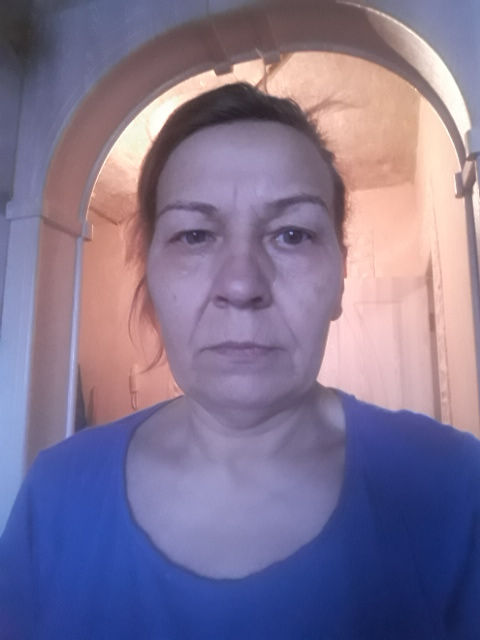
#> input picture Code/Design Ideas/INPUT/0.jpg, 480 x 640 px; its folder holds only this picture in this run
$ python -i flatten.py   (imports and definitions only)
#> lines starting #> are read from the running program, lines starting #| are printed output that depends on the picture
import math
import os
import glob
import cv2 # Import OpenCV
import numpy as np # OpenCV uses NumPy arrays
# import dlib # No longer needed for this version
from collections import defaultdict
import traceback

# --- Configuration ---
INPUT_FOLDER = "Code/INPUT [FIXED]" # Source images PARENT folder
OUTPUT_FOLDER = "Code/Design Ideas/OUTPUT [FLATTENED]" # Output PARENT folder
# PREDICTOR_PATH = "Code/face detector.dat" # No longer needed

# Target size for the resized image (full image will be resized to this)
TARGET_SIZE_W = 220
TARGET_SIZE_H = 220

# FACE_CROP_PADDING_FACTOR = 0.30 # No longer needed

# --- Color Category Bins and Thresholds (OpenCV Hue Scale 0-179) ---
_PILLOW_HUE_CATEGORY_DEFINITIONS = {
    "DEEP_RED": (248, 255), "RED": (0, 10), "RED_ORANGE": (11, 20),
    "ORANGE": (21, 35), "YELLOW_ORANGE": (36, 45), "YELLOW": (46, 58),
    "LIME_GREEN": (59, 75), "GREEN": (76, 110), "TEAL_CYAN": (111, 130),
    "CYAN": (131, 150), "AZURE_BLUE": (151, 170), "BLUE": (171, 190),
    "VIOLET": (191, 210), "PURPLE": (211, 225), "MAGENTA": (226, 238),
    "PINK_HUE": (239, 247),
}

def scale_hue_value_pillow_to_cv2(h_pillow):
    return min(179, max(0, round(h_pillow * 179.0 / 255.0)))

OPENCV_HUE_CATEGORY_DEFINITIONS = {
    name: (scale_hue_value_pillow_to_cv2(low), scale_hue_value_pillow_to_cv2(high if name != "DEEP_RED" else 255))
    for name, (low, high) in _PILLOW_HUE_CATEGORY_DEFINITIONS.items()
}
if OPENCV_HUE_CATEGORY_DEFINITIONS["DEEP_RED"][1] > 179: # Ensure max is 179
    OPENCV_HUE_CATEGORY_DEFINITIONS["DEEP_RED"] = (OPENCV_HUE_CATEGORY_DEFINITIONS["DEEP_RED"][0], 179)

DEFAULT_SATURATION_BINS = {
    "VERY_LOW_S": (0, 40), "LOW_S": (41, 80), "MEDIUM_S": (81, 150),
    "HIGH_S": (151, 210), "VERY_HIGH_S": (211, 255),
}
DEFAULT_VALUE_BINS = {
    "VERY_DARK_V": (0, 40), "DARK_V": (41, 80), "MEDIUM_V": (81, 150),
    "BRIGHT_V": (151, 210), "VERY_BRIGHT_V": (211, 255),
}
DEFAULT_GRAYSCALE_THRESHOLDS = {
    "VERY_LOW_SAT_THRESHOLD_FOR_GS": 20,
    "VAL_THRESHOLD_BLACK_GS": 60,
    "VAL_THRESHOLD_WHITE_GS": 200,
}

IMAGE_EXTENSIONS = ('.png', '.jpg', '.jpeg', '.bmp', '.tiff', '.webp')


# --- Helper Functions for Categorization (using OpenCV HSV ranges) ---
def get_hue_category_name_cv2(h_cv2, hue_definitions_cv2):
    # (Implementation is the same as your provided script)
    if hue_definitions_cv2["DEEP_RED"][0] <= h_cv2 <= hue_definitions_cv2["DEEP_RED"][1]:
        return "DEEP_RED"
    for name, ranges in hue_definitions_cv2.items():
        if name == "DEEP_RED": continue
        if isinstance(ranges, tuple) and len(ranges) == 2:
            if ranges[0] <= h_cv2 <= ranges[1]:
                return name
    return "UNCLASSIFIED_HUE"

def get_saturation_category_name_cv2(s_cv2, saturation_bins):
    # (Implementation is the same)
    for name, (s_min, s_max) in saturation_bins.items():
        if s_min <= s_cv2 <= s_max:
            return name
    return "UNKNOWN_S"

def get_value_category_name_cv2(v_cv2, value_bins):
    # (Implementation is the same)
    for name, (v_min, v_max) in value_bins.items():
        if v_min <= v_cv2 <= v_max:
            return name
    return "UNKNOWN_V"

# --- Dlib Initialization (No longer needed for face detection in this script) ---
# face_detector_dlib = None # Or remove entirely


# --- Core Single Image Processing Function ---
def flatten_image_cv2( # Renamed function
    input_path,
    output_path,
    target_size=(TARGET_SIZE_W, TARGET_SIZE_H), # (width, height)
    blur_radius_approx=0.3,
    hue_definitions_cv2=OPENCV_HUE_CATEGORY_DEFINITIONS,
    saturation_bins=DEFAULT_SATURATION_BINS,
    value_bins=DEFAULT_VALUE_BINS,
    grayscale_thresholds=DEFAULT_GRAYSCALE_THRESHOLDS
):
#> called with input_path = 'INPUT/0.jpg', output_path = 'out.png', target_size = (220, 220), blur_radius_approx = 0.3
    category_data = defaultdict(lambda: {
        'sum_h_x': 0.0, 'sum_h_y': 0.0, 'sum_s': 0.0, 'sum_v': 0.0, 'count': 0, 'positions': []
    })

    try:
        img_bgr_full = cv2.imread(input_path)
#> img_bgr_full is the input picture: shape (640, 480, 3); mean B, G, R 146.1, 116.9, 129.2
        if img_bgr_full is None:
            print(f"Error: Could not read image at '{input_path}'.")
            return False

        # 1. Resize the ENTIRE image to the TARGET_SIZE
        # This might change the aspect ratio if original is different
        final_resized_image_bgr = cv2.resize(img_bgr_full, target_size, interpolation=cv2.INTER_LINEAR)
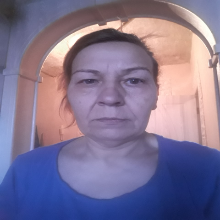
#> final_resized_image_bgr: shape (220, 220, 3); mean B, G, R 146, 116.7, 129.1

        # 2. Apply blur if specified (on the resized BGR image)
        img_to_process_bgr = final_resized_image_bgr
        if blur_radius_approx > 0:
            k_val = int(blur_radius_approx * 5)
            ksize_val = 2 * k_val + 1
            if ksize_val >= 3:
                 img_to_process_bgr = cv2.GaussianBlur(final_resized_image_bgr, (ksize_val, ksize_val), 0)

        # 3. Convert the processed (resized, possibly blurred) BGR image to HSV
        img_hsv = cv2.cvtColor(img_to_process_bgr, cv2.COLOR_BGR2HSV)
#> img_hsv: shape (220, 220, 3); mean H, S, V 105.4, 86.9, 161.8
        height, width = img_hsv.shape[:2] # Should be target_size dimensions
#> height = 220; width = 220

        # --- Color Categorization Logic ---
        low_sat_thresh = grayscale_thresholds["VERY_LOW_SAT_THRESHOLD_FOR_GS"]
        black_thresh = grayscale_thresholds["VAL_THRESHOLD_BLACK_GS"]
        white_thresh = grayscale_thresholds["VAL_THRESHOLD_WHITE_GS"]

        for y_idx in range(height):
            for x_idx in range(width):
                h, s, v_val = img_hsv[y_idx, x_idx]
                pos = (x_idx, y_idx)
                final_category_key = None

                if s < low_sat_thresh:
                    if v_val < black_thresh: final_category_key = "BLACK_GS"
                    elif v_val > white_thresh: final_category_key = "WHITE_GS"
                    else: final_category_key = "GRAY_GS"
                else:
                    h_cat_name = get_hue_category_name_cv2(h, hue_definitions_cv2)
                    s_cat_name = get_saturation_category_name_cv2(s, saturation_bins)
                    v_cat_name = get_value_category_name_cv2(v_val, value_bins)

                    if h_cat_name != "UNCLASSIFIED_HUE" and \
                       s_cat_name != "UNKNOWN_S" and \
                       v_cat_name != "UNKNOWN_V":
                        final_category_key = (h_cat_name, s_cat_name, v_cat_name)
                    else: final_category_key = "GRAY_GS"

                data_entry = category_data[final_category_key]
                data_entry['positions'].append(pos)
                data_entry['count'] += 1
                data_entry['sum_s'] += float(s)
                data_entry['sum_v'] += float(v_val)

                if not isinstance(final_category_key, str) or "GS" not in final_category_key:
                    h_angle_rad = (float(h) / 179.0) * 2.0 * math.pi if 179.0 > 0 else 0
                    data_entry['sum_h_x'] += math.cos(h_angle_rad)
                    data_entry['sum_h_y'] += math.sin(h_angle_rad)

        average_hsv_for_category = {}
        for cat_key, data in category_data.items():
            if data['count'] == 0: average_hsv_for_category[cat_key] = (0,0,20); continue
            avg_s = int(round(data['sum_s'] / data['count']))
            avg_v = int(round(data['sum_v'] / data['count']))
            avg_h = 0
            if isinstance(cat_key, str) and "GS" in cat_key:
                avg_s = max(0, min(avg_s, low_sat_thresh -1 if low_sat_thresh > 0 else 0))
            elif isinstance(cat_key, tuple):
                if data['count'] > 0 and (data['sum_h_x'] != 0 or data['sum_h_y'] != 0):
                    mean_h_x = data['sum_h_x'] / data['count']
                    mean_h_y = data['sum_h_y'] / data['count']
                    avg_h_angle_rad = math.atan2(mean_h_y, mean_h_x)
                    if avg_h_angle_rad < 0: avg_h_angle_rad += 2.0 * math.pi
                    avg_h = min(179, max(0, int(round((avg_h_angle_rad / (2.0 * math.pi)) * 179.0))))
            average_hsv_for_category[cat_key] = (avg_h, avg_s, avg_v)

        output_img_bgr = np.zeros((target_size[1], target_size[0], 3), dtype=np.uint8)
        for cat_key, data in category_data.items():
            if data['count'] > 0:
                avg_h, avg_s, avg_v_val = average_hsv_for_category[cat_key]
                avg_hsv_pixel_np = np.uint8([[[avg_h, avg_s, avg_v_val]]])
                avg_bgr_color_np = cv2.cvtColor(avg_hsv_pixel_np, cv2.COLOR_HSV2BGR)[0][0]
                for (px, py) in data['positions']:
                    output_img_bgr[py, px] = avg_bgr_color_np

        os.makedirs(os.path.dirname(output_path), exist_ok=True)
        cv2.imwrite(output_path, output_img_bgr)
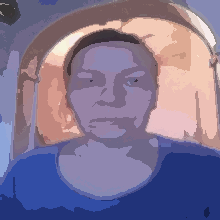
#> saved as out.png: shape (220, 220, 3); mean B, G, R 146, 116.8, 129.2
        return True # Success

    except Exception as e:
        print(f"An error occurred while processing '{os.path.basename(input_path)}': {e}")
        traceback.print_exc()
    return False

# --- Batch Processing Function (Handles Nested Folders) ---
# [57 lines left out: function batch_process_flatten_images_nested, not called in this run]

# --- Main Execution Block ---
# [42 lines not run here, left out]

>>> result = flatten_image_cv2('INPUT/0.jpg', 'out.png')

$ run again, on Code/Design Ideas/INPUT/1.jpg
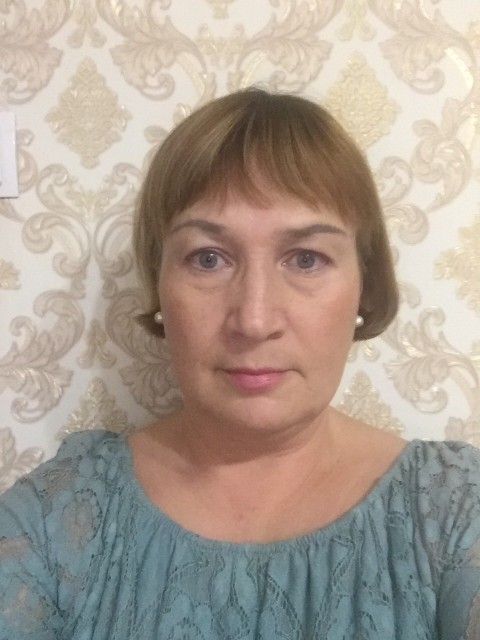
#> input picture Code/Design Ideas/INPUT/1.jpg, 960 x 1280 px (shown at 1/2 size)
#> in flatten_image_cv2, img_bgr_full is the input picture: shape (1280, 960, 3); mean B, G, R 145.8, 157.4, 169.9
#> in flatten_image_cv2, `final_resized_image_bgr = cv2.resize(img_bgr_full, target_size, interp..`:
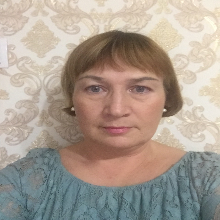
#> final_resized_image_bgr: shape (220, 220, 3); mean B, G, R 145.7, 157.3, 169.8
#> img_hsv: shape (220, 220, 3); mean H, S, V 33.5, 54.9, 175.3
#> in flatten_image_cv2, `cv2.imwrite(output_path, output_img_bgr)`:
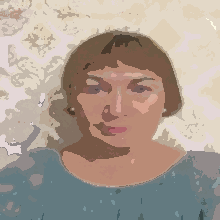
#> saved as out.png: shape (220, 220, 3); mean B, G, R 145.5, 156.5, 170

$ run again, on Code/Design Ideas/INPUT/10.jpg
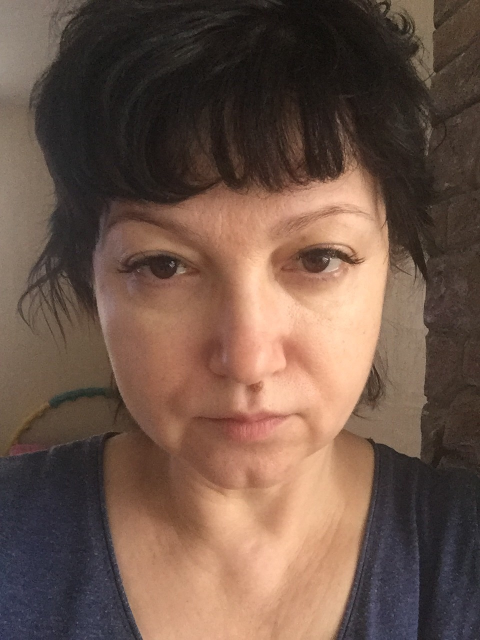
#> input picture Code/Design Ideas/INPUT/10.jpg, 960 x 1280 px (shown at 1/2 size)
#> in flatten_image_cv2, img_bgr_full is the input picture: shape (1280, 960, 3); mean B, G, R 72.9, 85.7, 110.2
#> in flatten_image_cv2, `final_resized_image_bgr = cv2.resize(img_bgr_full, target_size, interp..`:
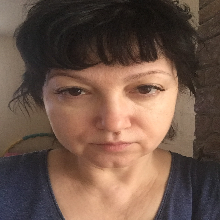
#> final_resized_image_bgr: shape (220, 220, 3); mean B, G, R 72.7, 85.6, 110
#> img_hsv: shape (220, 220, 3); mean H, S, V 28.3, 81.1, 111.3
#> in flatten_image_cv2, `cv2.imwrite(output_path, output_img_bgr)`:
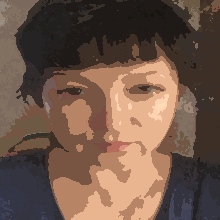
#> saved as out.png: shape (220, 220, 3); mean B, G, R 72.7, 86, 110.1

$ run again, on Code/Design Ideas/INPUT/11.jpg
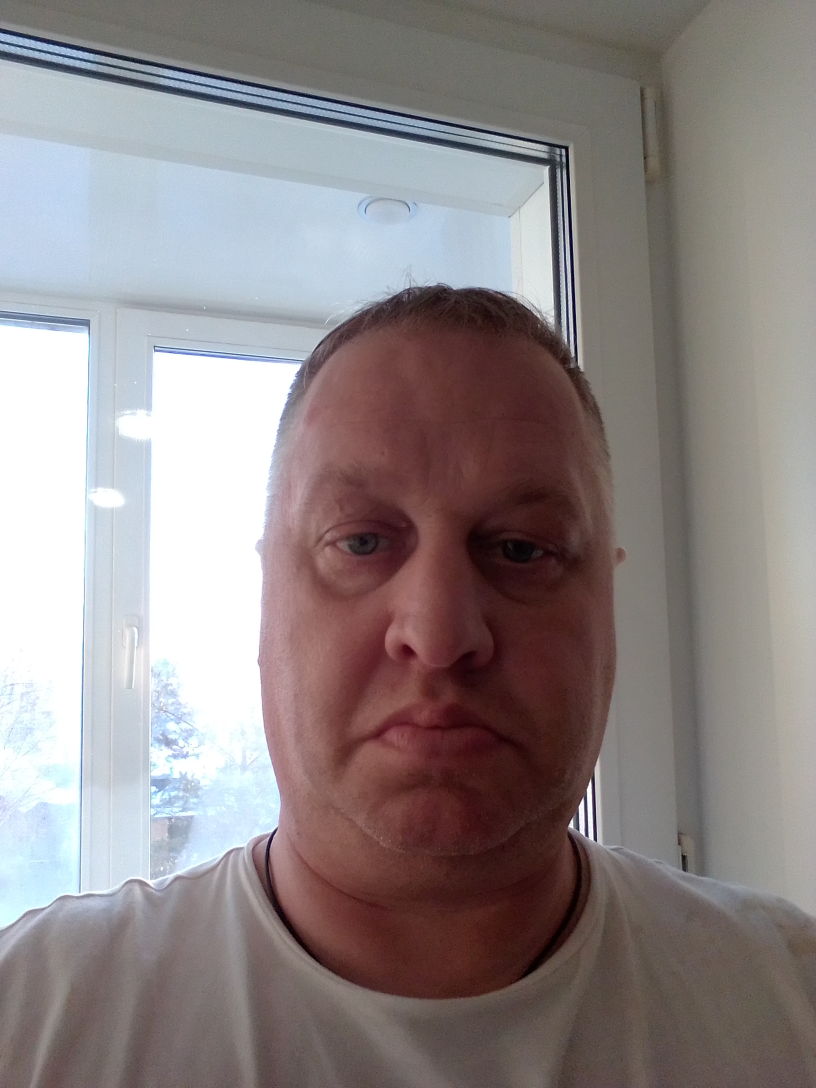
#> input picture Code/Design Ideas/INPUT/11.jpg, 2448 x 3264 px (shown at 1/3 size)
#> in flatten_image_cv2, img_bgr_full is the input picture: shape (3264, 2448, 3); mean B, G, R 134.7, 134.4, 142.9
#> in flatten_image_cv2, `img_to_process_bgr = cv2.GaussianBlur(final_resized_image_bgr, (ksize_..`:
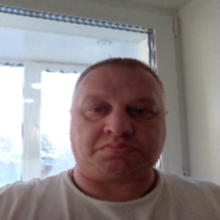
#> img_to_process_bgr: shape (220, 220, 3); mean B, G, R 134.7, 134.4, 142.9
#> img_hsv: shape (220, 220, 3); mean H, S, V 49, 48.2, 149.5
#> in flatten_image_cv2, `cv2.imwrite(output_path, output_img_bgr)`:
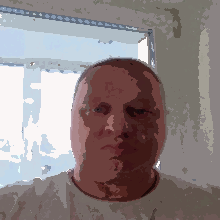
#> saved as out.png: shape (220, 220, 3); mean B, G, R 134, 133.1, 143.2
